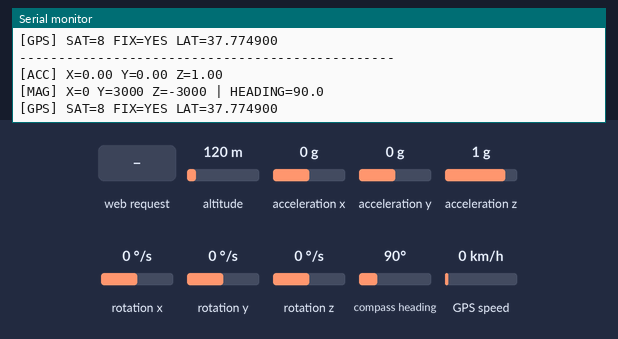
Recording of a sketch running on a simulated ESP32-S3. Shown: the last lines printed to the serial monitor. Wiring (inferred from the names in the program): QMC5883L compass at I2C address 0x0D; MPU-6050 motion sensor at I2C address 0x68. The test bench sets the inputs (shaded band); at power-on: altitude 120 m, acceleration x 0 g, acceleration y 0 g, acceleration z 1 g, rotation x 0 °/s, rotation y 0 °/s, rotation z 0 °/s, compass heading 90°, GPS speed 0 km/h. EEPROM starts erased; the GPS gets a fix after 3 s at 37.7749, -122.4194 with 8 satellites.

Above: at 6.8 s.
6.9 s: HTTP request GET /start_cal received
At 7.7 s:
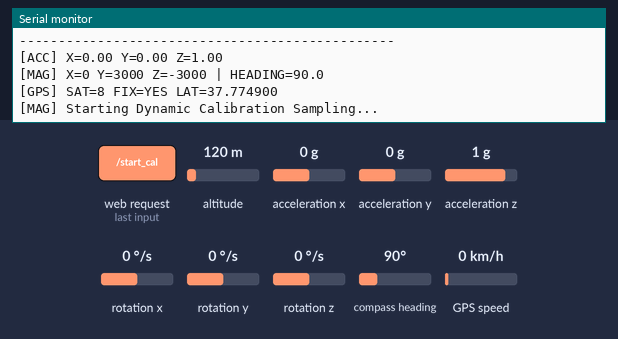
8.4 s: HTTP request GET /reset_cal received
At 8.9 s:
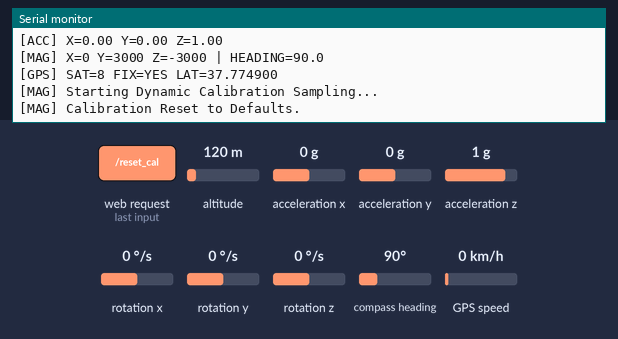

The sketch:

imu-diagnostic.ino
```cpp
#include <Wire.h>
#include <WiFi.h>
#include <WebServer.h>
#include <Preferences.h>
#include <TinyGPSPlus.h>
#include <math.h>

// ================= PINS & CONFIG =================
#define I2C_SDA 8
#define I2C_SCL 9
#define GPS_RX_PIN 17 // Connected to GPS TX
#define GPS_TX_PIN 18 // Connected to GPS RX

#define MPU_ADDR 0x68
#define HMC_ADDR 0x1E
#define QMC_ADDR 0x0D

// Calibration Tuning
const int REQUIRED_UNIQUE_SAMPLES = 800; // How many distinct points needed for good cal

// ================= GLOBALS =================
WebServer server(80);
Preferences preferences;
TinyGPSPlus gps;

// Sensor Status Flags
bool mpuOk = false;
bool magOk = false;
uint8_t magAddr = 0x00;
String magType = "NONE";
bool isHMC = false;

// Sensor Data
float accX, accY, accZ;
float gyroX, gyroY, gyroZ;
float magX, magY, magZ;
float heading = 0.0;
float declination = 0.0; // Adjust for your city (e.g., -14.0 for deep negative, +ve for positive)

// Calibration Data
float gyroBiasX = 0, gyroBiasY = 0, gyroBiasZ = 0;
float magOffsetX = 0, magOffsetY = 0, magOffsetZ = 0;

// Dynamic Mag Calibration State Machine
bool isCalibratingMag = false;
int magCalSamplesCollected = 0;
int16_t lastRawX, lastRawY, lastRawZ; // For uniqueness check
float magMinX = 32767, magMaxX = -32768;
float magMinY = 32767, magMaxY = -32768;
float magMinZ = 32767, magMaxZ = -32768;

// Timing
unsigned long lastConsoleUpdate = 0;

// ================= WEB DASHBOARD HTML/CSS/JS =================
const char INDEX_HTML[] PROGMEM = R"=====(
<!DOCTYPE html>
<html>
<head>
  <title>ESP32 Advanced Telemetry</title>
  <meta name="viewport" content="width=device-width, initial-scale=1">
  <style>
    body { background-color: #0d1117; color: #00ff00; font-family: 'Courier New', Courier, monospace; margin: 10px; display: flex; flex-direction: column; align-items: center;}
    h1 { color: #58a6ff; border-bottom: 1px solid #30363d; padding-bottom: 10px; width: 100%; text-align: center; font-size: 1.2em;}
    .container { max-width: 600px; width: 100%; }
    .card { background: #161b22; border: 1px solid #30363d; border-radius: 6px; padding: 15px; margin-bottom: 15px; }
    button { background: #238636; color: white; border: none; padding: 10px 20px; border-radius: 5px; cursor: pointer; font-weight: bold; margin-right: 10px; width: 100%; margin-bottom: 10px;}
    button:hover { background: #2ea043; }
    .btn-danger { background: #da3633; }
    .btn-danger:hover { background: #f85149; }
    button:disabled { background: #444; cursor: not_allowed; }
    table { width: 100%; text-align: left; font-size: 0.8em; }
    th, td { padding: 3px; }

    /* Progress Bar */
    #progress-container { width: 100%; background-color: #30363d; border-radius: 5px; margin: 10px 0; display: none; }
    #progress-bar { width: 0%; height: 20px; background-color: #238636; text-align: center; line-height: 20px; color: white; border-radius: 5px; transition: width 0.1s; }

    #instructions { color: #8b949e; font-size: 0.85em; display: none; border-left: 3px solid #f2cc60; padding-left: 10px; margin-bottom: 10px;}

    /* Compass Graphic */
    #compass-svg { width: 150px; height: 150px; display: block; margin: 10px auto; }
    .compass-ring { stroke: #30363d; stroke-width: 2; fill: none; }
    .compass-degree-mark { stroke: #30363d; stroke-width: 1; }
    .compass-text { fill: #8b949e; font-size: 14px; text-anchor: middle; font-family: sans-serif;}
    .compass-text-main { fill: #ffffff; font-weight: bold; font-size: 18px;}
    #compass-needle { fill: #da3633; transition: transform 0.2s ease-out; transform-origin: 75px 75px; }
    #heading-val { font-size: 2em; color: #58a6ff; text-align: center; }
  </style>
</head>
<body>
  <h1>[ ESP32-S3 ] TELEMETRY DASHBOARD</h1>

  <div class="container">
    <div class="card">
      <h3>MAGNETOMETER CALIBRATION</h3>

      <div id="instructions">
        <strong>ACTION REQUIRED:</strong><br>
        1. Keep sensor FLAT on a wooden/plastic table for 2 seconds.<br>
        2. Slowly lift and rotate in a slow Figure-8 motion in the air.<br>
        3. Tilt the sensor diagonally while rotating (not just flat yaw).<br>
        4. Keep away from metal/batteries.<br>
        <em>Calibration completes automatically when bar reaches 100%.</em>
      </div>

      <div id="progress-container">
        <div id="progress-bar">0%</div>
      </div>

      <p id="cal-status" style="color:#00ff00; text-align:center;">Status: IDLE (Offsets loaded)</p>

      <button id="btn-start" onclick="startCalibration()">Start Real Calibration</button>
      <button class="btn-danger" id="btn-reset" onclick="fetch('/reset_cal')">Reset to Defaults</button>
    </div>

    <div class="card">
      <div id="heading-val">0.0&deg;</div>
      <svg id="compass-svg" viewBox="0 0 150 150">
        <circle class="compass-ring" cx="75" cy="75" r="70"/>

        <line class="compass-degree-mark" x1="75" y1="5" x2="75" y2="15" /> <line class="compass-degree-mark" x1="145" y1="75" x2="135" y2="75" /> <line class="compass-degree-mark" x1="75" y1="145" x2="75" y2="135" /> <line class="compass-degree-mark" x1="5" y1="75" x2="15" y2="75" /> <text x="75" y="30" class="compass-text compass-text-main">N</text>
        <text x="130" y="80" class="compass-text">E</text>
        <text x="75" y="135" class="compass-text">S</text>
        <text x="20" y="80" class="compass-text">W</text>

        <g id="compass-needle">
          <polygon points="75,10 85,75 75,90 65,75" />
          <circle cx="75" cy="75" r="5" fill="#58a6ff"/>
        </g>
      </svg>
    </div>

    <div class="card">
      <h3>SYSTEM DATA</h3>
      <div id="data">Loading...</div>
    </div>
  </div>

  <script>
    function startCalibration() {
      document.getElementById('instructions').style.display = 'block';
      document.getElementById('progress-container').style.display = 'block';
      document.getElementById('btn-start').disabled = true;
      document.getElementById('btn-reset').disabled = true;
      fetch('/start_cal');
    }

    setInterval(() => {
      fetch('/data')
        .then(response => response.json())
        .then(data => {
          // Update Compass
          document.getElementById('compass-needle').style.transform = `rotate(${data.heading}deg)`;
          document.getElementById('heading-val').innerHTML = `${data.heading.toFixed(1)}&deg;`;

          // Update Calibration UI
          if(data.calibrating) {
            document.getElementById('cal-status').innerText = `Status: COLLECTING DATA...`;
            document.getElementById('cal-status').style.color = "#f2cc60";
            document.getElementById('progress-bar').style.width = `${data.cal_pct}%`;
            document.getElementById('progress-bar').innerText = `${data.cal_pct}%`;
            document.getElementById('instructions').style.display = 'block';
            document.getElementById('progress-container').style.display = 'block';
            document.getElementById('btn-start').disabled = true;
            document.getElementById('btn-reset').disabled = true;
          } else {
            document.getElementById('cal-status').innerText = "Status: IDLE (Offsets active)";
            document.getElementById('cal-status').style.color = "#00ff00";
            document.getElementById('instructions').style.display = 'none';
            document.getElementById('progress-container').style.display = 'none';
            document.getElementById('btn-start').disabled = false;
            document.getElementById('btn-reset').disabled = false;
          }

          // Update Raw Data Table
          document.getElementById('data').innerHTML = `
            <table>
              <tr><th>MPU6050</th><td>${data.mpuOk ? 'OK' : '<span style="color:red">FAIL</span>'}</td></tr>
              <tr><th>Mag Sensor</th><td>${data.magOk ? 'OK ('+data.magType+')' : '<span style="color:red">FAIL</span>'}</td></tr>
              <tr><th>Mag Offsets</th><td>X:${data.offX}, Y:${data.offY}, Z:${data.offZ}</td></tr>
              <tr><th>GPS Satellites</th><td>${data.sats} (${data.fix ? 'YES FIX' : '<span style="color:orange; font-weight:bold;">NO FIX</span>'})</td></tr>
              <tr><th>Latitude</th><td>${data.lat}</td></tr>
              <tr><th>Longitude</th><td>${data.lon}</td></tr>
              <tr><th>Accel (X,Y,Z)</th><td>${data.aX.toFixed(2)}, ${data.aY.toFixed(2)}, ${data.aZ.toFixed(2)}</td></tr>
            </table>
          `;
        });
    }, 200); // 5Hz update
  </script>
</body>
</html>
)=====";

// ================= FUNCTIONS =================

void scanI2C() {
  Serial.println("================================================");
  Serial.println("[ SYSTEM BOOT ] ESP32-S3 ONLINE");
  Serial.print("[I2C SCAN] Found: ");
  bool foundAny = false;
  Wire.beginTransmission(MPU_ADDR);
  if (Wire.endTransmission() == 0) { Serial.print("0x68 (MPU) "); foundAny = true; }

  Wire.beginTransmission(QMC_ADDR);
  if (Wire.endTransmission() == 0) { Serial.print("0x0D (QMC) "); foundAny = true; }
  else {
    Wire.beginTransmission(HMC_ADDR);
    if (Wire.endTransmission() == 0) { Serial.print("0x1E (HMC) "); foundAny = true; }
  }

  if (!foundAny) Serial.print("NONE");
  Serial.println();
}

void initMPU() {
  Wire.beginTransmission(MPU_ADDR);
  Wire.write(0x6B); Wire.write(0x00); // Wake up MPU
  if (Wire.endTransmission() == 0) {
    mpuOk = true; Serial.println("[MPU6050] STATUS: OK");
  } else { Serial.println("[MPU6050] STATUS: FAIL"); }
}

void initMag() {
  // Try QMC5883L
  Wire.beginTransmission(QMC_ADDR);
  if (Wire.endTransmission() == 0) {
    magOk = true; magAddr = QMC_ADDR; magType = "QMC5883L"; isHMC = false;
    Wire.beginTransmission(magAddr); Wire.write(0x09); Wire.write(0x1D); Wire.endTransmission(); // 200Hz, 8G
    Wire.beginTransmission(magAddr); Wire.write(0x0B); Wire.write(0x01); Wire.endTransmission();
    Serial.println("[MAG] STATUS: OK (QMC5883L)");
    return;
  }

  // Try HMC5883L
  Wire.beginTransmission(HMC_ADDR);
  if (Wire.endTransmission() == 0) {
    magOk = true; magAddr = HMC_ADDR; magType = "HMC5883L"; isHMC = true;
    Wire.beginTransmission(magAddr); Wire.write(0x02); Wire.write(0x00); Wire.endTransmission(); // Continuous
    Serial.println("[MAG] STATUS: OK (HMC5883L)");
    return;
  }
  Serial.println("[MAG] STATUS: FAIL");
}

void initGPS() {
  Serial2.begin(9600, SERIAL_8N1, GPS_RX_PIN, GPS_TX_PIN);
  Serial.println("[GPS] STATUS: INITIALIZED (WAITING)");
}

void calibrateGyro() {
  if (!mpuOk) return;
  Serial.println("[GYRO] Calibrating... Keep sensor FLAT and STILL for 2 seconds.");
  long sumX = 0, sumY = 0, sumZ = 0;
  for (int i = 0; i < 2000; i++) {
    Wire.beginTransmission(MPU_ADDR); Wire.write(0x43); Wire.endTransmission(false);
    Wire.requestFrom(MPU_ADDR, 6, true);
    sumX += (int16_t)(Wire.read() << 8 | Wire.read());
    sumY += (int16_t)(Wire.read() << 8 | Wire.read());
    sumZ += (int16_t)(Wire.read() << 8 | Wire.read());
    delay(1);
  }
  gyroBiasX = sumX / 2000.0; gyroBiasY = sumY / 2000.0; gyroBiasZ = sumZ / 2000.0;
  Serial.println("[GYRO] STATUS: CALIBRATED");
}

void loadCalibration() {
  preferences.begin("mag_cal", true); // Read-only mode
  magOffsetX = preferences.getFloat("offX", 0.0);
  magOffsetY = preferences.getFloat("offY", 0.0);
  magOffsetZ = preferences.getFloat("offZ", 0.0);
  preferences.end();
}

void saveCalibration() {
  preferences.begin("mag_cal", false); // Read/Write mode
  preferences.putFloat("offX", magOffsetX);
  preferences.putFloat("offY", magOffsetY);
  preferences.putFloat("offZ", magOffsetZ);
  preferences.end();
}

void readMPU() {
  if (!mpuOk) return;
  Wire.beginTransmission(MPU_ADDR); Wire.write(0x3B); Wire.endTransmission(false);
  Wire.requestFrom(MPU_ADDR, 14, true);
  accX = (int16_t)(Wire.read() << 8 | Wire.read()) / 16384.0;
  accY = (int16_t)(Wire.read() << 8 | Wire.read()) / 16384.0;
  accZ = (int16_t)(Wire.read() << 8 | Wire.read()) / 16384.0;
  Wire.read(); Wire.read(); // Skip Temp
  gyroX = ((int16_t)(Wire.read() << 8 | Wire.read()) - gyroBiasX) / 131.0;
  gyroY = ((int16_t)(Wire.read() << 8 | Wire.read()) - gyroBiasY) / 131.0;
  gyroZ = ((int16_t)(Wire.read() << 8 | Wire.read()) - gyroBiasZ) / 131.0;
}

void readMag() {
  if (!magOk) return;
  int16_t rawX, rawY, rawZ;
  if (isHMC) {
    Wire.beginTransmission(magAddr); Wire.write(0x03); Wire.endTransmission(false);
    Wire.requestFrom((uint8_t)magAddr, (uint8_t)6, (uint8_t)true);
    rawX = (Wire.read() << 8) | Wire.read(); rawZ = (Wire.read() << 8) | Wire.read(); rawY = (Wire.read() << 8) | Wire.read();
  } else {
    Wire.beginTransmission(magAddr); Wire.write(0x00); Wire.endTransmission(false);
    Wire.requestFrom((uint8_t)magAddr, (uint8_t)6, (uint8_t)true);
    rawX = Wire.read() | (Wire.read() << 8); rawY = Wire.read() | (Wire.read() << 8); rawZ = Wire.read() | (Wire.read() << 8);
  }

  // Handle Dynamic Calibration Sampling
  if (isCalibratingMag) {
    // Check if sensor is moving enough to count as a unique point
    if (abs(rawX - lastRawX) > 15 || abs(rawY - lastRawY) > 15 || abs(rawZ - lastRawZ) > 15) {
        if (rawX < magMinX) magMinX = rawX; if (rawX > magMaxX) magMaxX = rawX;
        if (rawY < magMinY) magMinY = rawY; if (rawY > magMaxY) magMaxY = rawY;
        if (rawZ < magMinZ) magMinZ = rawZ; if (rawZ > magMaxZ) magMaxZ = rawZ;
        magCalSamplesCollected++;
        lastRawX = rawX; lastRawY = rawY; lastRawZ = rawZ;
    }

    // Real completion check: Enough unique points collected
    if (magCalSamplesCollected >= REQUIRED_UNIQUE_SAMPLES) {
      isCalibratingMag = false;
      magOffsetX = (magMaxX + magMinX) / 2.0;
      magOffsetY = (magMaxY + magMinY) / 2.0;
      magOffsetZ = (magMaxZ + magMinZ) / 2.0;
      saveCalibration();
      Serial.println("[MAG] Dynamic Calibration COMPLETE. Saved.");
    }
  }

  // Apply Offset correction
  magX = rawX - magOffsetX; magY = rawY - magOffsetY; magZ = rawZ - magOffsetZ;
}

void readGPS() {
  while (Serial2.available() > 0) { gps.encode(Serial2.read()); }
}

void calculateHeading() {
  if (!magOk) return;
  heading = atan2(magY, magX) * 180.0 / M_PI;
  heading += declination;
  if (heading < 0) heading += 360;
  if (heading > 360) heading -= 360;
}

void printDiagnostics() {
  if (isCalibratingMag) return; // Don't spam console during cal
  Serial.println("------------------------------------------------");
  Serial.printf("[ACC] X=%.2f Y=%.2f Z=%.2f\n", accX, accY, accZ);
  Serial.printf("[MAG] X=%.0f Y=%.0f Z=%.0f | HEADING=%.1f\n", magX, magY, magZ, heading);
  bool fix = (gps.satellites.value() >= 4);
  Serial.printf("[GPS] SAT=%d FIX=%s LAT=%.6f\n", gps.satellites.value(), fix ? "YES" : "NO", gps.location.lat());
}

void handleWebRequests() {
  server.on("/", []() { server.send(200, "text/html", INDEX_HTML); });

  server.on("/data", []() {
    bool fix = (gps.satellites.value() >= 4);
    int progress = 0;
    if (isCalibratingMag) {
        progress = (int)(( (float)magCalSamplesCollected / REQUIRED_UNIQUE_SAMPLES ) * 100);
        if (progress > 100) progress = 100;
    }

    String json = "{";
    json += "\"mpuOk\":" + String(mpuOk ? "true" : "false") + ",";
    json += "\"magOk\":" + String(magOk ? "true" : "false") + ",";
    json += "\"magType\":\"" + magType + "\",";
    json += "\"heading\":" + String(heading, 1) + ",";
    json += "\"aX\":" + String(accX, 2) + ",\"aY\":" + String(accY, 2) + ",\"aZ\":" + String(accZ, 2) + ",";
    json += "\"offX\":" + String(magOffsetX, 0) + ",\"offY\":" + String(magOffsetY, 0) + ",\"offZ\":" + String(magOffsetZ, 0) + ",";
    json += "\"lat\":" + String(gps.location.lat(), 6) + ",\"lon\":" + String(gps.location.lng(), 6) + ",";
    json += "\"sats\":" + String(gps.satellites.value()) + ",";
    json += "\"fix\":" + String(fix ? "true" : "false") + ",";
    json += "\"calibrating\":" + String(isCalibratingMag ? "true" : "false") + ",";
    json += "\"cal_pct\":" + String(progress);
    json += "}";
    server.send(200, "application/json", json);
  });

  server.on("/start_cal", []() {
    // Reset calibration variables
    magMinX = 32767; magMaxX = -32768; magMinY = 32767; magMaxY = -32768; magMinZ = 32767; magMaxZ = -32768;
    magCalSamplesCollected = 0;
    lastRawX = 0; lastRawY = 0; lastRawZ = 0;
    isCalibratingMag = true; // Start sampling
    Serial.println("[MAG] Starting Dynamic Calibration Sampling...");
    server.send(200, "text/plain", "OK");
  });

  server.on("/reset_cal", []() {
    magOffsetX = 0; magOffsetY = 0; magOffsetZ = 0;
    saveCalibration();
    Serial.println("[MAG] Calibration Reset to Defaults.");
    server.send(200, "text/plain", "OK");
  });

  server.begin();
}

void setup() {
  Serial.begin(115200);
  delay(2000);
  Wire.begin(I2C_SDA, I2C_SCL);

  scanI2C();
  initMPU();
  initMag();
  initGPS();

  loadCalibration(); // Load existing magnetometer offsets
  calibrateGyro();   // Calibrate gyro (requires stillness)

  WiFi.softAP("ESP32_TELEMETRY", "12345678");
  Serial.print("[WIFI] Access Point Started. IP: "); Serial.println(WiFi.softAPIP());

  handleWebRequests();
}

void loop() {
  readMPU();
  readMag(); // Dynamic calibration happens inside here if isCalibratingMag is true
  readGPS();
  calculateHeading();
  server.handleClient();

  if (millis() - lastConsoleUpdate > 1000) {
    printDiagnostics();
    lastConsoleUpdate = millis();
  }
}
```

Measured:
- after the input at 6.9 s, the serial monitor: prints a new line at once (image 1)
- after the input at 8.4 s, the serial monitor: prints a new line at once (image 2)
